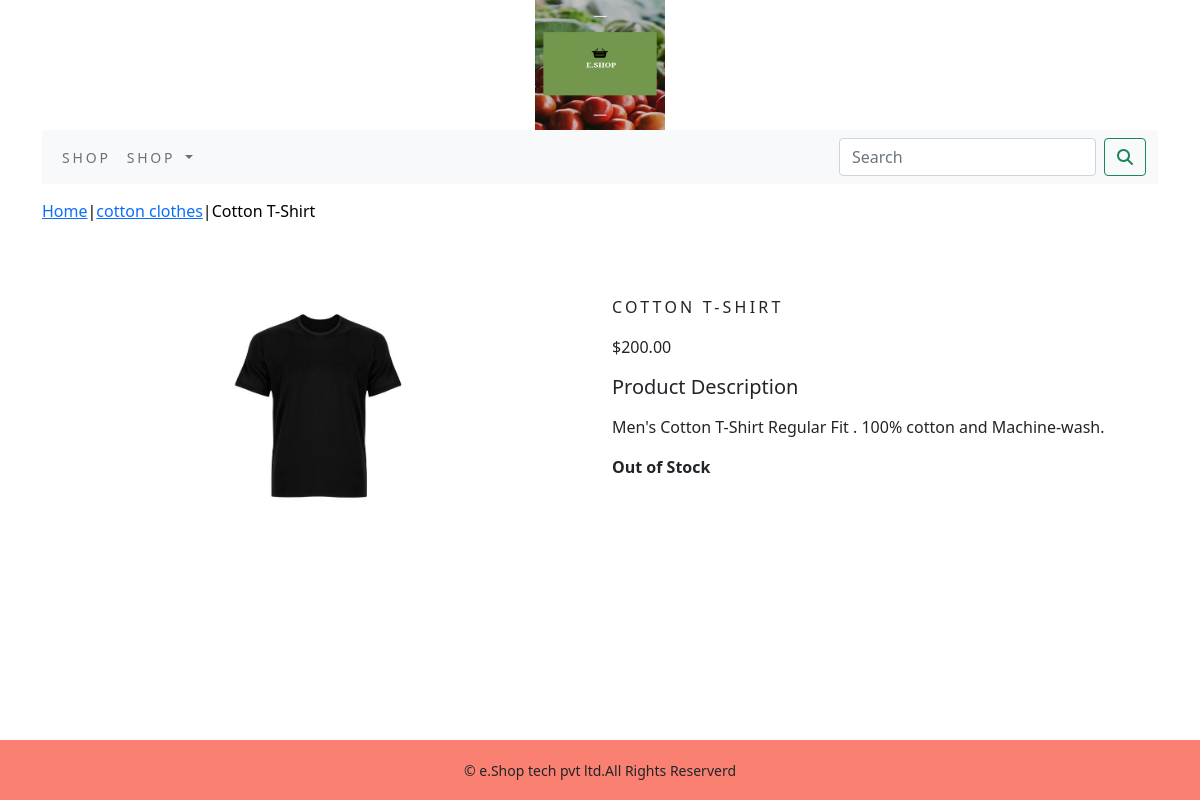
Page /cotton-clothes/product-2/ on the committed database.
### eshop/models.py (models this page shows, shortened)
class Product(models.Model):
    name=models.CharField(max_length=250,unique=True)
    slug=models.SlugField(max_length=250,unique=True)
    description=models.TextField(blank=True)
    price=models.DecimalField(max_digits=10,decimal_places=2)
    category=models.ForeignKey(Category,on_delete=models.CASCADE)
    image=models.ImageField(upload_to='product',blank=True)
    stock=models.IntegerField()
    available=models.BooleanField(default=True)
    created=models.DateTimeField(auto_now_add=True)
    updated=models.DateTimeField(auto_now=True)
    class Meta:
        ordering=('name',)
        verbose_name='product'
        verbose_name_plural='products'

class Category(models.Model):
    name=models.CharField(max_length=250,unique=True)
    slug=models.SlugField(max_length=250,unique=True)
    description=models.TextField(blank=True)
    image=models.ImageField(upload_to='category',blank=True)
    class Meta:
        ordering=('name',)
        verbose_name='category'
        verbose_name_plural='categories'
    def get_url(self):
        return reverse('eshop:products_by_category',args=[self.slug])
    def __str__(self):
        return '{}'.format(self.name)

### eshop/views.py (the view)
# urls.py: path('<slug:c_slug>/<slug:product_slug>/',views.prodetail,name='prodCatdetail')
def prodetail(request,c_slug,product_slug):
    try:
        product=Product.objects.get(category__slug=c_slug,slug=product_slug)
    except Exception as e:
        raise e
    return render(request,'product.html',{'product':product})

### cart/context_processors.py (called while the page is built)
def counter(request):
    item_count=0
    if 'admin' in request.path:
        return  {}
    else:
        try:
            cart=Cart.objects.filter(cart_id=cartid(request))
            car_items=CartItem.objects.all().filter(cart=cart[:1])
            for cart_item in car_items:
                item_count += cart_item.quantity
        except Cart.DoesNotExist:
            item_count =0
    return dict(item_count=item_count)

### cart/views.py (called while the page is built)
def cartid(request):
    cart=request.session.session_key
    if not cart:
        cart=request.session.create()
    return cart

### eshop/context_processors.py (called while the page is built)
def menu_links(request):
    links=Category.objects.all()
    return dict(links=links)

### templates/product.html (shortened to what this page needs)
{% extends 'base.html' %}
{% load static %}
{% block content %}
<div class="row my_prod_row_class">
    <div class="mx_auto">
        <p><a href="{% url 'eshop:allProdCat' %}">Home</a>|<a href="{{product.category.get_url}}">{{product.category}}</a>|{{product.name}}</p>
    </div>
</div>
<div class="container">
    <br>
    <div class="row">
    <div class="col-12 col-sm-12 col-md-12 col-lg-6 text-center">
        <div style="min-width:18rem">
            <img src="{{product.image.url}}" alt="{{product.name}}" style="height:250px;width:250px">
        </div>
    </div>
        <div class="col-12 col-sm-12 col-md-12 col-lg-6">
            <div>
            <h1 class="my_prod_title">{{product.name}}</h1>
            <p>${{product.price}}</p>
            <p class="my_title"><h5> Product Description </h5> </p>
            <p class="text-justify my_prod_text">{{product.description}}</p>
            {% if product.stock <= 0 %}
            <p class="text-justify my_prod_text"><b>Out of Stock</b></p>
            {% else %}
            <a class="btn btn-secondary" href="{% url 'cart:add_cart' product.id %}">Add to Cart</a>
            {% endif %}
             </div>
        </div>
    </div>
</div>
<br>
{% endblock %}

### static/css/custom.css (style rules this page uses)
body { font-family: 'Roboto', sans-serif; }
.my_title { letter-spacing : .2em; font-size : 16px; text-transform : uppercase; }
.my_prod_row_class { padding-top:15px; padding-bottom:20px }
.my_prod_row_class .mx_auto { color:#000; fon-size:12px; text-decoration:none; }
.my_prod_title { font-size:16px; text-transform: uppercase; letter-spacing : .2em; padding-top: 15px; padding-bottom:10px; }
.my_prod_text { padding-right:20px; }

### rows in the picture
Product: category "cotton clothes", name "Cotton T-Shirt", image (picture), name "COTTON T-SHIRT", price "200.00", description "Men's Cotton T-Shirt Regular Fit . 100% cotton and Machine-wash."
